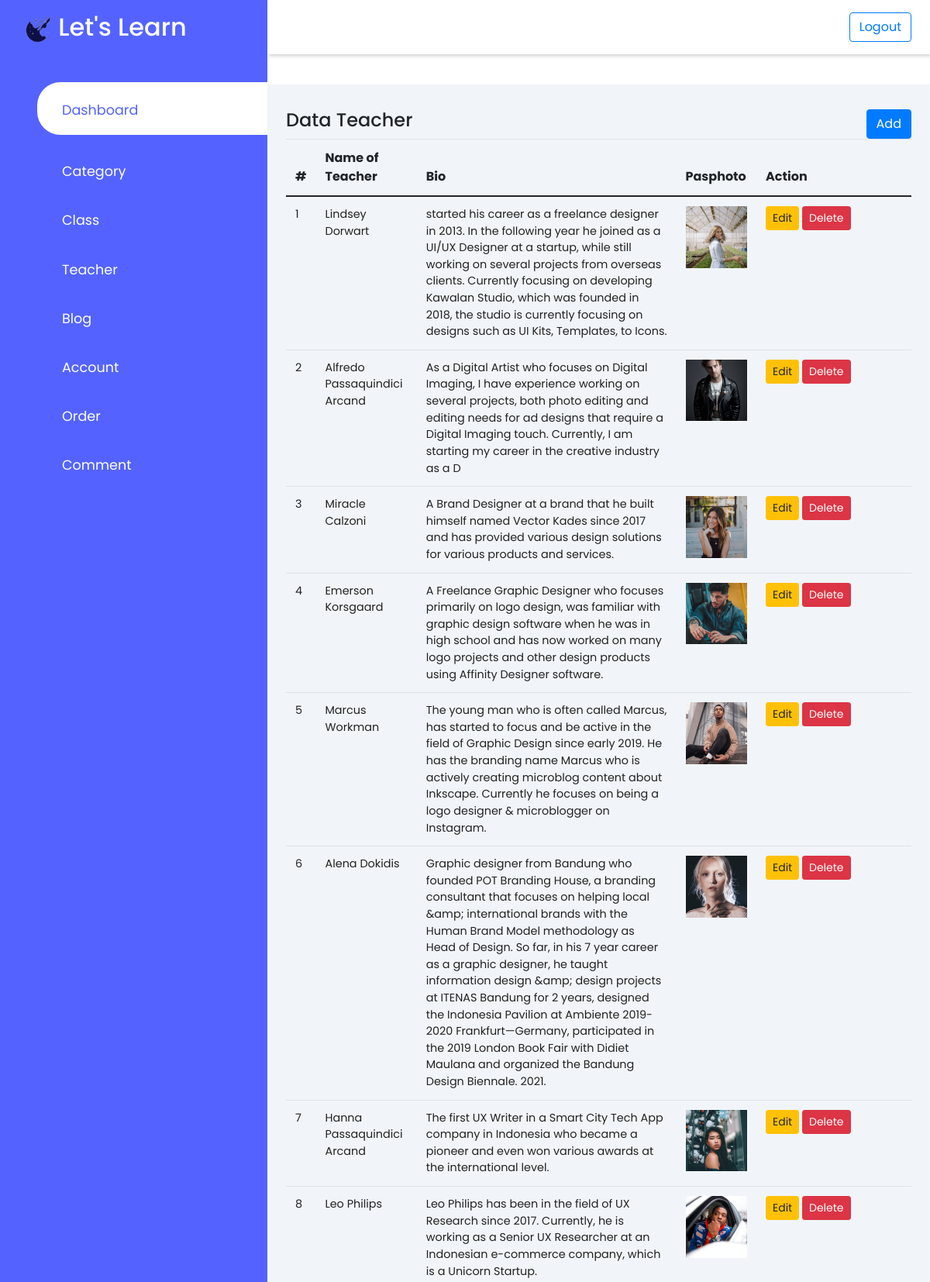
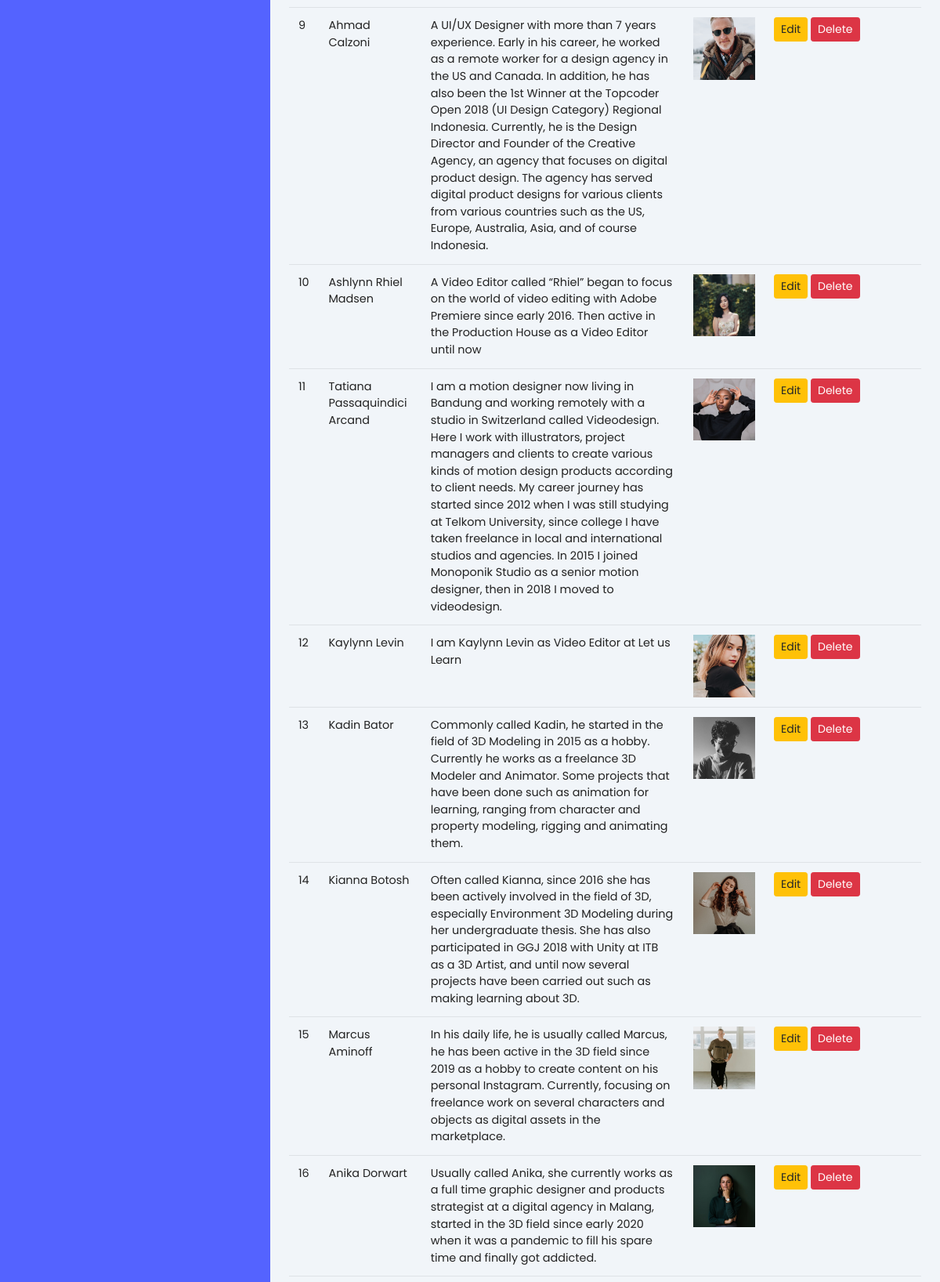
Page /back/index.php?page=guru (upper part) on the committed database (2 pictures, top to bottom).
### tables this page shows
CREATE TABLE `guru` (
  `id_guru` int(11) NOT NULL,
  `nama_guru` varchar(100) NOT NULL,
  `bio_guru` text NOT NULL,
  `pasphoto` varchar(255) NOT NULL
);

### back/guru/index.php (the view)
<div class="row">
    <div class="col-md-12">
        <div class="d-flex justify-content-between">
            <h4>Data Teacher</h4>
            <a href="index.php?page=guru_create" class="btn btn-primary">Add</a>
        </div>
        <div class="table-responsive">
            <table class="table">
                <thead>
                    <tr>
                        <th>#</th>
                        <th>Name of Teacher</th>
                        <th>Bio</th>
                        <th>Pasphoto</th>
                        <th>Action</th>
                    </tr>
                </thead>
                <tbody>
                    <?php
                    $query = mysqli_query($koneksi, "SELECT * FROM guru");
                    $no = 1;
                    foreach($query as $data){
                    ?>
                    <tr>
                        <td><?= $no++ ?></td>
                        <td><?= $data['nama_guru'] ?></td>
                        <td><?= $data['bio_guru'] ?></td>
                        <td>
                            <img src="../aset/img/guru/<?= $data['pasphoto'] ?>" class="img-fluid img-thumbs" width="100" alt="">
                        </td>
                        <td width="200">
                            <div class="btn-group">
                                <a href="index.php?page=guru_edit&id=<?= $data['id_guru'] ?>" class="btn btn-sm btn-warning">Edit</a>
                            </div>
                            <a href="index.php?page=guru_delete&id=<?= $data['id_guru'] ?>" class="btn btn-sm btn-danger" onclick="return confirm('Apakah anda yakin?')">Delete</a>
                        </td>
                    </tr>
                    <?php
                    }
                    ?>
                </tbody>
            </table>
        </div>
    </div>
</div>

### aset/css/style.css (style rules this page uses)
:root { --main-color:#5463ff; --color-dark:#2537ff; --text-grey: #8390A2; }
* { padding: 0; margin: 0; box-sizing: border-box; list-style-type: none; text-decoration: none; font-family: 'Poppins', sans-serif; }
table { border-collapse: collapse; }
thead tr { border-top: 1px solid #f0f0f0; border-bottom: 2px solid #f0f0f0; }
td { padding: .5rem 1rem; font-size: .9rem; color: #222; }
.table-responsive { width: 100%; overflow-x: auto; }

### rows in the picture
guru: nama_guru "Lindsey Dorwart", bio_guru "started his career as a freelance designer in 2013. In the following year he joined as a UI/UX Designer at a startup, while still working on several projects from overseas clients. Currently focusing on developing Kawalan Studio, which was founded in 2018, the studio is currently focusing on designs such as UI Kits, Templates, to Icons.", pasphoto (picture)
guru: nama_guru "Alfredo Passaquindici Arcand", bio_guru "As a Digital Artist who focuses on Digital Imaging, I have experience working on several projects, both photo editing and editing needs for ad designs that require a Digital Imaging touch. Currently, I am starting my career in the creative industry as a D", pasphoto (picture)
guru: nama_guru "Miracle Calzoni", bio_guru "A Brand Designer at a brand that he built himself named Vector Kades since 2017 and has provided various design solutions for various products and services.", pasphoto (picture)
guru: nama_guru "Emerson Korsgaard", bio_guru "A Freelance Graphic Designer who focuses primarily on logo design, was familiar with graphic design software when he was in high school and has now worked on many logo projects and other design products using Affinity Designer software.", pasphoto (picture)
guru: nama_guru "Marcus Workman", bio_guru "The young man who is often called Marcus, has started to focus and be active in the field of Graphic Design since early 2019. He has the branding name Marcus who is actively creating microblog content about Inkscape. Currently he focuses on being a logo designer & microblogger on Instagram.", pasphoto (picture)
guru: nama_guru "Alena Dokidis", bio_guru "Graphic designer from Bandung who founded POT Branding House, a branding consultant that focuses on helping local &amp; international brands with the Human Brand Model methodology as Head of Design. So far, in his 7 year career as a graphic designer, he taught information design &amp; design projects at ITENAS Bandung for 2 years, designed the Indonesia Pavilion at Ambiente 2019-2020 Frankfurt—Germany, participated in the 2019 London Book Fair with Didiet Maulana and organized the Bandung Design Biennale. 2021.", pasphoto (picture)
guru: nama_guru "Hanna Passaquindici Arcand", bio_guru "The first UX Writer in a Smart City Tech App company in Indonesia who became a pioneer and even won various awards at the international level.", pasphoto (picture)
guru: nama_guru "Leo Philips", bio_guru "Leo Philips has been in the field of UX Research since 2017. Currently, he is working as a Senior UX Researcher at an Indonesian e-commerce company, which is a Unicorn Startup.", pasphoto (picture)
guru: nama_guru "Ahmad Calzoni", bio_guru "A UI/UX Designer with more than 7 years experience. Early in his career, he worked as a remote worker for a design agency in the US and Canada. In addition, he has also been the 1st Winner at the Topcoder Open 2018 (UI Design Category) Regional Indonesia. Currently, he is the Design Director and Founder of the Creative Agency, an agency that focuses on digital product design. The agency has served digital product designs for various clients from various countries such as the US, Europe, Australia, Asia, and of course Indonesia.", pasphoto (picture)
guru: nama_guru "Ashlynn Rhiel Madsen", bio_guru "A Video Editor called “Rhiel” began to focus on the world of video editing with Adobe Premiere since early 2016. Then active in the Production House as a Video Editor until now", pasphoto (picture)
guru: nama_guru "Tatiana Passaquindici Arcand", bio_guru "I am a motion designer now living in Bandung and working remotely with a studio in Switzerland called Videodesign. Here I work with illustrators, project managers and clients to create various kinds of motion design products according to client needs. My career journey has started since 2012 when I was still studying at Telkom University, since college I have taken freelance in local and international studios and agencies. In 2015 I joined Monoponik Studio as a senior motion designer, then in 2018 I moved to videodesign.", pasphoto (picture)
guru: nama_guru "Kaylynn Levin", bio_guru "I am Kaylynn Levin as Video Editor at Let us Learn", pasphoto (picture)
guru: nama_guru "Kadin Bator", bio_guru "Commonly called Kadin, he started in the field of 3D Modeling in 2015 as a hobby. Currently he works as a freelance 3D Modeler and Animator. Some projects that have been done such as animation for learning, ranging from character and property modeling, rigging and animating them.", pasphoto (picture)
guru: nama_guru "Kianna Botosh", bio_guru "Often called Kianna, since 2016 she has been actively involved in the field of 3D, especially Environment 3D Modeling during her undergraduate thesis. She has also participated in GGJ 2018 with Unity at ITB as a 3D Artist, and until now several projects have been carried out such as making learning about 3D.", pasphoto (picture)
guru: nama_guru "Marcus Aminoff", bio_guru "In his daily life, he is usually called Marcus, he has been active in the 3D field since 2019 as a hobby to create content on his personal Instagram. Currently, focusing on freelance work on several characters and objects as digital assets in the marketplace.", pasphoto (picture)
guru: nama_guru "Anika Dorwart", bio_guru "Usually called Anika, she currently works as a full time graphic designer and products strategist at a digital agency in Malang, started in the 3D field since early 2020 when it was a pandemic to fill his spare time and finally got addicted.", pasphoto (picture)
